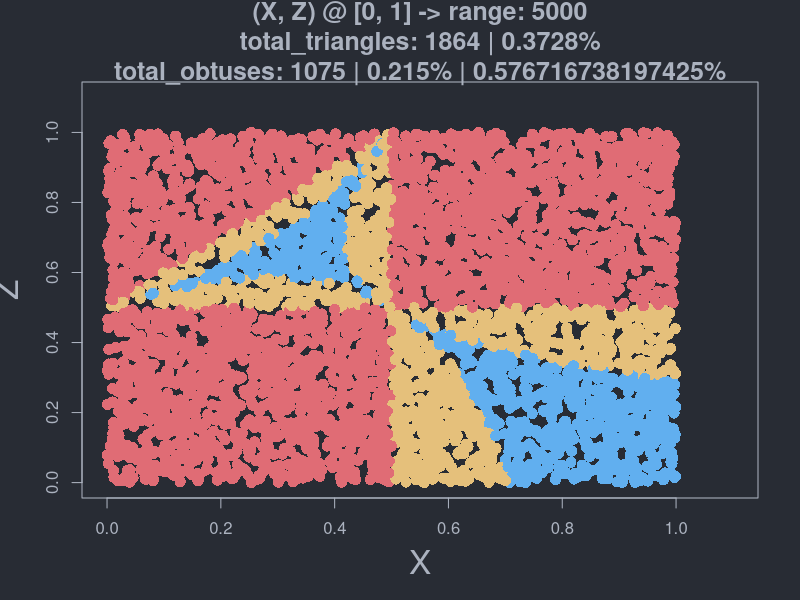
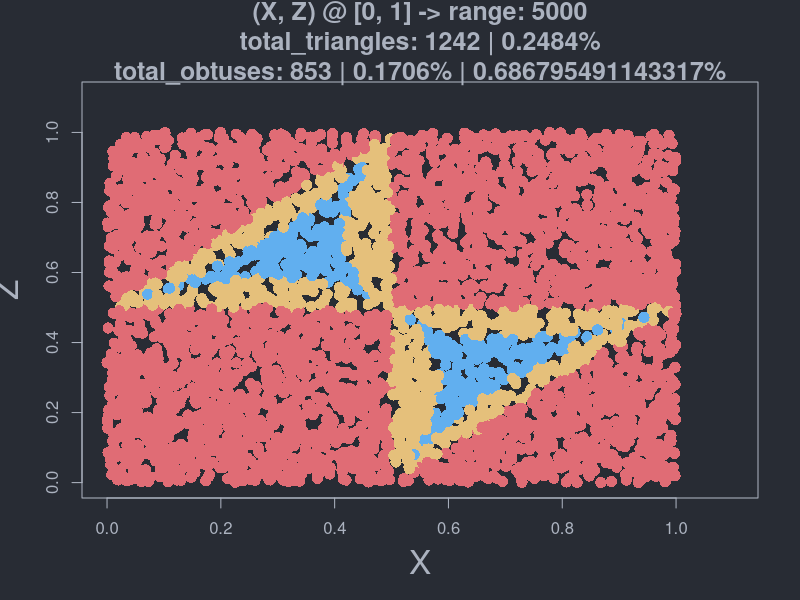

Write the R code that produced these figures, in order.


round_decimal <- function(x, digits, chars = TRUE) {
    if (grepl(x = x, pattern = "\\.")) {
        y <- as.character(x)
        pos <- grep(unlist(strsplit(x = y, split = "")), pattern = "\\.", value = FALSE)
        if (chars) {
            return(
                as.double(substr(x = x, start = 1, stop = pos + digits))
            )
        }
        return(
            as.double(substr(x = x, start = 1, stop = pos + digits))
        )
    } else {
        return(
            as.double(format(round(x, 2), nsmall = 2))
        )
    }
}




obtuses <- 0
is_obtuse_triangle <- function(a, b, c) {
    values <- c(a, b, c)
    first_min <- min(values)
    filtered <- list()

    max_ = max(values)
    second_min <- NULL
    for (value in values) {
        if (value == first_min) {
            next
        }
        filtered <- append(filtered, value)
        # print(value)
    }
    if (length(filtered) == 1 || length(filtered) == 0) {
        second_min <- first_min
    } else if (length(filtered) == 2) {
        second_min <- min(unlist(filtered))
    }
    # print(first_min)
    # print(second_min)
    # print(max_)

    values <- c(first_min, second_min, max_) ^ 2
    # suma celor mai mici mai mica decat cea mai mare
    suma_minime <- values[1] + values[2]

    if (suma_minime < values[3]) {
        obtuses <<- obtuses + 1
        # print(values)
        # cat(" min=", first_min, "second_min=", second_min, "max=", max_, "\n")
        # cat(" min^2 =", values[1], "second_min^2 =", values[2], " < ", "max^2=", values[3], "\n")
        # cat("\n")
        return (TRUE)
    }
    return (FALSE)
}


is_triangle_method_1 <- function(a, b, c) {
    if (a + b > c && a + c > b && b + c > a) {
        return (TRUE)
    }
    return (FALSE)
}

is_triangle_method_2 <- function(a, b, c) {
    if (a <= 0.5 && b <= 0.5 && c <= 0.5) {
        return (TRUE)
    }
    return (FALSE)
}


generate_xz <- function(total = 5000) {
    # 5000 individual unique random values between [0, 1]
    x <- runif(total, 0, 1)
    # 5000 individual unique random values between [0, 1]
    z <- runif(total, 0, 1)
    # why dataframe?
    # its much easier to manage
    return (data.frame(x = x, z = z))
}




generate_dataframe <- function(
    dataframe,
    swap = FALSE,
    is_triangle = is_triangle_method_1
) {
    pairs = list(list(dataframe$x), list(dataframe$z))
    colors = c()
    triangle = c()
    obtuse = c()
    aa <- c()
    bb <- c()
    cc <- c()
    for (iter in seq_len(length(dataframe$z))) {
        # print(iter)
        x <- pairs[[1]][[1]][iter]
        z <- pairs[[2]][[1]][iter]

        if (swap) {
            if (x > z) {
                temp <- x
                x <- z
                z <- temp
            }
        }

        a <- x
        b <- abs(x - z)
        c <- abs(1 - z)

        # create the columns for dataframe
        aa <- append(aa, a)
        bb <- append(bb, b)
        cc <- append(cc, c)

        # check if the a, b, c lengths form a triangle
        if (is_triangle(a, b, c)) {
            triangle <- append(triangle, TRUE)

            # check if the a, b, c lengths form an obtuse triangle
            if (is_obtuse_triangle(a, b, c)) {
                obtuse <- append(obtuse, TRUE)
                colors <- append(colors, "#E5C07B")
            } else {
                colors <- append(colors, "#61AFEF")
                obtuse <- append(obtuse, FALSE)
            }
        } else {
            # have to initialize with default values
            colors <- append(colors, "#E06C75")
            triangle <- append(triangle, FALSE)
            obtuse <- append(obtuse, FALSE)
        }
    }
    # cat("obtuses=", length(which(obtuse==TRUE)), "\n")
    dataframe[,"a"] <- aa
    dataframe[,"b"] <- bb
    dataframe[,"c"] <- cc
    dataframe[,"color"] <- colors
    dataframe[,"triangle"] <- triangle
    dataframe[,"obtuse"] <- obtuse
    return (dataframe)
}


get_total_triangles_probability <- function(dataframe, total) {
    total_triangles = length(which(dataframe$triangle==TRUE))
    return (total_triangles / total)
}


get_total_obtuses_probability_from_all_points <- function(dataframe, total) {
    total_triangles = length(which(dataframe$obtuse==TRUE))
    return (total_triangles / total)
}
get_total_obtuses_probability_from_all_triangles <- function(dataframe, total) {
    total_triangles = length(which(dataframe$triangle==TRUE))
    total_obtuses = length(which(dataframe$obtuse==TRUE))
    return (total_obtuses / total_triangles)
}

# punctul 2
get_mean_lengths <- function(dataframe) {
    as_mean = paste("all a's mean: ", mean(dataframe$a), sep="")
    # print(as_mean)
    bs_mean = paste("all b's mean: ", mean(dataframe$b), sep="")
    # print(bs_mean)
    cs_mean = paste("all c's mean: ", mean(dataframe$c), sep="")
    # print(cs_mean)

    # individual means for the first 5
    for (i in 1:5) {
        a = dataframe$a[i]
        b = dataframe$b[i]
        c = dataframe$c[i]
        # cat(a, b, c, "\n")

        mean_a_b_c = mean(c(a, b, c))
        # print(mean_a_b_c)
    }
}

submain <- function(total, triangle_func, filename, swap) {
    xz <- generate_xz(total)
    # print(head(xy))
    dataframe <- generate_dataframe(
        xz,
        swap=swap,
        is_triangle = triangle_func)

    total_triangles <- length(which(dataframe$triangle==TRUE))
    triangle_prob <- get_total_triangles_probability(dataframe, total)

    total_obtuses <- length(which(dataframe$obtuse==TRUE))
    # punctul 4
    obtuses_prob_from_all_points <- get_total_obtuses_probability_from_all_points(dataframe, total)
    obtuses_prob_from_triangles <- get_total_obtuses_probability_from_all_triangles(dataframe, total)

    main_text <- paste(
        "(X, Z) @ [0, 1] -> range: ",
        total,
        "\n",
        "total_triangles: ",
        total_triangles,
        " | ",
        triangle_prob, "%",
        "\n",
        "total_obtuses: ",
        total_obtuses,
        " | ",
        obtuses_prob_from_all_points, "%",
        " | ",
        obtuses_prob_from_triangles, "%",
        sep="")

    # punctul 3.a
    size <- 600
    white <- "#ABB2BF"
    png(file = filename,
        width = size,
        height = size)
    # options(repr.plot.width = 500, repr.plot.height = 500)
    par(bg = "#282C34", fg=white)
    # dev.new(width = 1000, height = 1000, unit = "px")
    plot(
        x = dataframe$x,
        y = dataframe$z,
        xlab = "X",
        ylab = "Z",
        xlim = c(0,1.1),
        ylim = c(0,1.1),
        main = main_text,
        col.main = white,
        col.sub = white,       # Subtitle color
        col.lab = white,    # X and Y-axis labels color
        col.axis = white,   # Tick labels color
        col = dataframe$color,
        pch = 16,
        cex = 1.5,
        cex.main = 1.5,   # Title size
        cex.sub = 0.5,  # Subtitle size
        cex.lab = 2,   # X-axis and Y-axis labels size
        cex.axis = 1, # Axis labels size
        # family = "monaco"
    )
    # print(dev.size("px"))
    # rect(0, 0, 1000, 1000, col = "#282C34", border = NULL)

    # text <- "asiodujbasiodb aiosgbdioasbd"
    # mtext(text)
    # plotted <- recordPlot()
    dev.off()

    # means for a, b, c
    get_mean_lengths(dataframe)


    # punctul 3.b
    triangle_prob_string = paste("probability for triangles: ", triangle_prob, "%", sep="")
    obtuse_prob_string = paste("probability for obtuses from all points: ", obtuses_prob_from_all_points, "%", sep="")
    obtuse_prob_string = paste("probability for obtuses from all triangles: ", obtuses_prob_from_triangles, "%", sep="")
    # print(length(which(dataframe$x==0.33)))
}


main <- function(total = 5000) {
    filename_no_swap = paste("plot-no-swap-Z-", total, ".png", sep="")
    filename_swap = paste("plot-swap-Z-", total, ".png", sep="")
    submain(total, is_triangle_method_1, filename_no_swap, swap = FALSE)
    submain(total, is_triangle_method_1, filename_swap, swap = TRUE)
}



# haha, programare procedurala
# main(100000)
# probability: 0.24949 (asta e cam cea mai accurate)
main()

